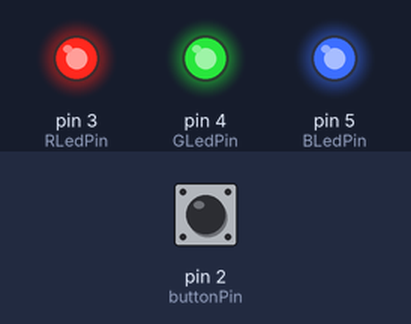
The sketch below on a simulated Arduino Uno, built with avr-gcc and run on an emulated ATmega328P. Shown: output pins drawn as LEDs (lit = HIGH). Dashed ring = blinking. The inputs (shaded band) are chosen by the test bench; at power-on: pin 2 (buttonPin) LOW.

Above: at 1.2 s.
1.3 s: pin 2 (buttonPin) pulled HIGH for 0.15 s
At 2.8 s:
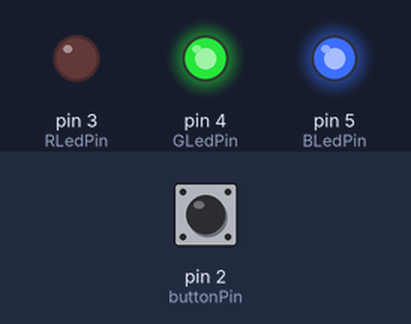
4.4 s: pin 2 (buttonPin) pulled HIGH for 1 s
At 6.8 s:
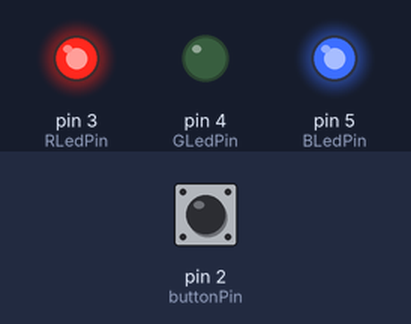
8.4 s: pin 2 (buttonPin) pulled HIGH for 0.15 s
At 10.8 s:
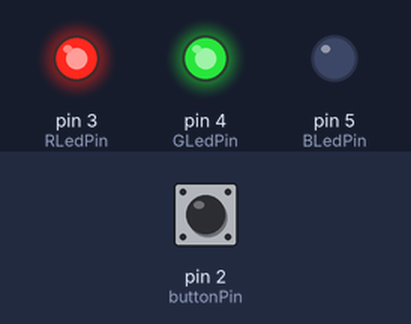
11.5 s: pin 2 (buttonPin) pulled HIGH for 3.2 s
At 12.8 s:
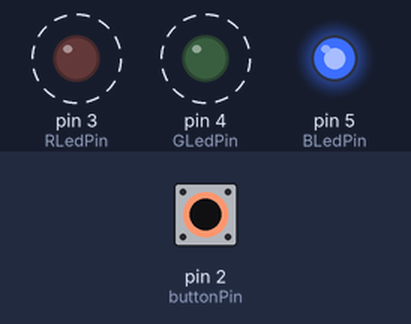
17.7 s: pin 2 (buttonPin) pulled HIGH for 0.15 s
At 18.8 s:
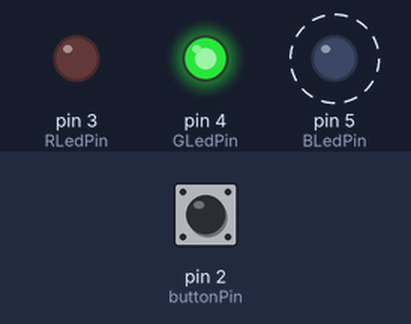
20.8 s: pin 2 (buttonPin) pulled HIGH for 1 s
At 22.8 s:
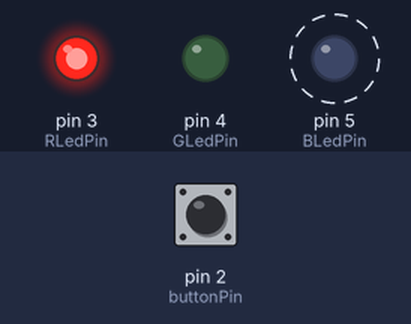
Timing chart, 0 to 25.8 s (numbered marks = the images above; inputs shaded):
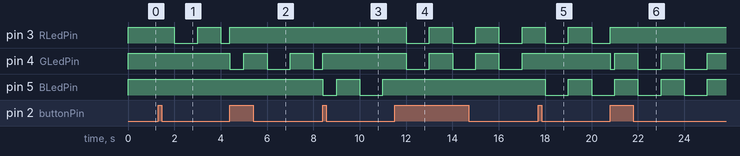

The sketch:

arduno1008.ino
```cpp
// 定義腳位
const int buttonPin = 2;   // 按鈕接在 Pin 2
const int RLedPin   = 3;   // 紅色 LED
const int GLedPin   = 4;  // 綠色 LED
const int BLedPin   = 5;  // 藍色 LED

// 狀態變數
int buttonState = 0;
int ledState = LOW;
int ledcolor = 0;
String currentcolor = "LED off";  // 初始值可自訂
bool ButtonPressed = false;
unsigned long previousMillis = 0;
const long interval = 1000;

void setup() {
  // LED 腳位設為輸出
  pinMode(RLedPin, OUTPUT);
  pinMode(GLedPin, OUTPUT);
  pinMode(BLedPin, OUTPUT);

  // 按鈕腳位設為輸入
  pinMode(buttonPin, INPUT);
}

void loop() {
  // 讀取按鈕狀態
  buttonState = digitalRead(buttonPin);
  Serial.print("Current Color:");
  Serial.println(currentcolor);
  if (buttonState == HIGH && !ButtonPressed) {
    // 每按一次按鈕，切換顏色
    ledcolor = ledcolor + 1;
    ButtonPressed = true;
  }
  if (buttonState == LOW && ButtonPressed) {
    // 每按一次按鈕，切換顏色
    ButtonPressed = false;
  }
  unsigned long currentMillis = millis();
  if (currentMillis - previousMillis >= interval) {
    previousMillis = currentMillis;
  if (ledState == LOW) {
      ledState = HIGH;
    } else {
      ledState = LOW;
    }
  }
  // 根據 ledColor 來決定顏色
  if (ledcolor == 0) { // 白色
    currentcolor="LED off";
    digitalWrite(RLedPin, HIGH);
    digitalWrite(GLedPin, HIGH);
    digitalWrite(BLedPin, HIGH);
  }
  else if (ledcolor == 1) { // 紅色
    currentcolor="Red";
       if (ledState == LOW) {
    digitalWrite(RLedPin, LOW);
    digitalWrite(GLedPin, HIGH);
    digitalWrite(BLedPin, HIGH);
    } else {
    digitalWrite(RLedPin, HIGH);
    digitalWrite(GLedPin, HIGH);
    digitalWrite(BLedPin, HIGH);
    }
  }
  else if (ledcolor == 2) { // 綠色
    currentcolor="Green";
       if (ledState == LOW) {
    digitalWrite(RLedPin, HIGH);
    digitalWrite(GLedPin, LOW);
    digitalWrite(BLedPin, HIGH);
    } else {
    digitalWrite(RLedPin, HIGH);
    digitalWrite(GLedPin, HIGH);
    digitalWrite(BLedPin, HIGH);
    }
  }
  else if (ledcolor == 3) { // 藍色
    currentcolor="Blue";
       if (ledState == LOW) {
    digitalWrite(RLedPin, HIGH);
    digitalWrite(GLedPin, HIGH);
    digitalWrite(BLedPin, LOW);
    } else {
    digitalWrite(RLedPin, HIGH);
    digitalWrite(GLedPin, HIGH);
    digitalWrite(BLedPin, HIGH);
    }
  }
  else if (ledcolor == 4) { // 紫色 (紅+藍)
    currentcolor="Yellow";
       if (ledState == LOW) {
    digitalWrite(RLedPin, LOW);
    digitalWrite(GLedPin, LOW);
    digitalWrite(BLedPin, HIGH);
    } else {
    digitalWrite(RLedPin, HIGH);
    digitalWrite(GLedPin, HIGH);
    digitalWrite(BLedPin, HIGH);
    }
  }
  else if (ledcolor == 5) { // 青色 (綠+藍)
    currentcolor="Purple";
       if (ledState == LOW) {
    digitalWrite(RLedPin, LOW);
    digitalWrite(GLedPin, HIGH);
    digitalWrite(BLedPin, LOW);
    } else {
    digitalWrite(RLedPin, HIGH);
    digitalWrite(GLedPin, HIGH);
    digitalWrite(BLedPin, HIGH);
    }
  }
  else if (ledcolor == 6) { // 黃色 (紅+綠)
    currentcolor="Cyan";
       if (ledState == LOW) {
    digitalWrite(RLedPin, HIGH);
    digitalWrite(GLedPin, LOW);
    digitalWrite(BLedPin, LOW);
    } else {
    digitalWrite(RLedPin, HIGH);
    digitalWrite(GLedPin, HIGH);
    digitalWrite(BLedPin, HIGH);
    }
  }
  else if (ledcolor == 7) { // 全滅
    currentcolor="White";
       if (ledState == LOW) {
    digitalWrite(RLedPin, LOW);
    digitalWrite(GLedPin, LOW);
    digitalWrite(BLedPin, LOW);
    } else {
    digitalWrite(RLedPin, HIGH);
    digitalWrite(GLedPin, HIGH);
    digitalWrite(BLedPin, HIGH);
    }
  }
  else if(ledcolor == 8){
    ledcolor = 0;
  }
}
```

Measured:
- after the input at 1.3 s, pin 3 (RLedPin): HIGH → LOW after 0.70 s, → HIGH 1.0 s later, → LOW 1.0 s later
- after the input at 4.4 s, pin 4 (GLedPin): goes LOW 0.60 s, HIGH 1.0 s, LOW 1.0 s, HIGH 1.0 s, then LOW, starting at once
- after the input at 8.4 s, pin 5 (BLedPin): HIGH → LOW at once, → HIGH 0.60 s later, → LOW 1.0 s later, → HIGH 1.0 s later
- after the input at 11.5 s, pin 3 (RLedPin), pin 4 (GLedPin): alternates HIGH for 1.0 s and LOW for 1.0 s, starting after 0.50 s; pin 5 (BLedPin): stops changing and stays HIGH
- after the input at 17.7 s, pin 4 (GLedPin): stays HIGH (without the input it goes to LOW after 0.30 s); pin 5 (BLedPin): HIGH → LOW after 0.30 s, → HIGH 1.0 s later, → LOW 1.0 s later
- after the input at 20.8 s, pin 4 (GLedPin): HIGH → LOW at once, then repeats every 2.0 s: HIGH 1.0 s, LOW 1.0 s
